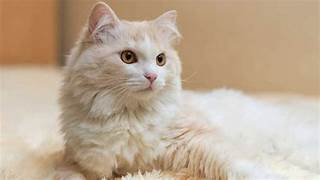
#> input picture PraktikumP2/kucing.jpg, 320 x 180 px
$ python GraysScale.py
#> lines starting #> are read from the running program, lines starting #| are printed output that depends on the picture
import cv2
from matplotlib import pyplot as plt

image = cv2.imread('kucing.jpg')
#> image is the input picture: shape (180, 320, 3); mean B, G, R 149, 170.7, 190.7
# Konversi gambar ke grayscale

image_gray = cv2.cvtColor(image, cv2.COLOR_BGR2GRAY)
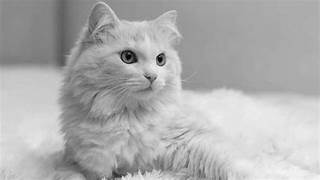
#> image_gray: shape (180, 320); min 3, max 247, mean 174.2

# Menampilkan gambar dalam grayscale
plt.imshow(image_gray, cmap='gray')
plt.title('Gambar Grayscale')
plt.axis('off')
plt.show()
